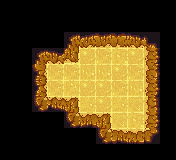

This game map was drawn from its Tiled (.tmx) file and the tilesets committed beside it. A one-line description and the full map source follow:
An orthogonal 11x10 tile map with 16x16 px tiles, 1 tile layer (Ground) and 7 objects (HERO, STAIRS, SPIKES, SWITCH, DOOR_SWITCHED_OPEN, ...).

<map version="1.10" tiledversion="1.10.2" orientation="orthogonal" renderorder="right-down" width="11" height="10" tilewidth="16" tileheight="16" infinite="0" nextlayerid="4" nextobjectid="11">
 <properties>
  <property name="DIRECTIONS" value="RRRRD" />
  <property name="ITEMS" value="DOOR_SWITCHED_OPEN,SQUID_DOWN,BLOCK" />
  <property name="NAME" value="Hmmmm" />
 </properties>
 <tileset firstgid="1" source="../level16.tsx" />
 <layer id="1" name="Ground" width="11" height="10">
  <data encoding="csv">
0,0,0,0,0,0,0,0,0,0,0,
0,0,0,0,0,0,0,0,0,0,0,
0,0,0,0,1,6,2,7,5,9,0,
0,0,1,8,1073741852,17,15,13,17,38,0,
0,0,46,15,15,11,11,17,15,47,0,
0,0,10,15,12,17,17,15,11,38,0,
0,0,19,21,28,14,17,14,16,18,0,
0,0,0,0,19,24,28,16,13,38,0,
0,0,0,0,0,0,19,22,23,27,0,
0,0,0,0,0,0,0,0,0,0,0
</data>
 </layer>
 <objectgroup id="2" name="Puzzle">
  <object id="1" name="HERO" x="56.8918" y="88.5679">
   <point />
  </object>
  <object id="2" name="STAIRS" x="104.198" y="107.323">
   <point />
  </object>
  <object id="4" name="SPIKES" x="134.206" y="106.281">
   <point />
  </object>
  <object id="6" name="SWITCH" x="135.457" y="119.202">
   <point />
  </object>
 </objectgroup>
 <objectgroup id="3" name="Solution">
  <object id="8" name="DOOR_SWITCHED_OPEN" x="119.229" y="88.5044">
   <point />
  </object>
  <object id="9" name="BLOCK" x="134.362" y="86.4409">
   <point />
  </object>
  <object id="10" name="SQUID_DOWN" x="133.215" y="71.0787">
   <point />
  </object>
 </objectgroup>
</map>
